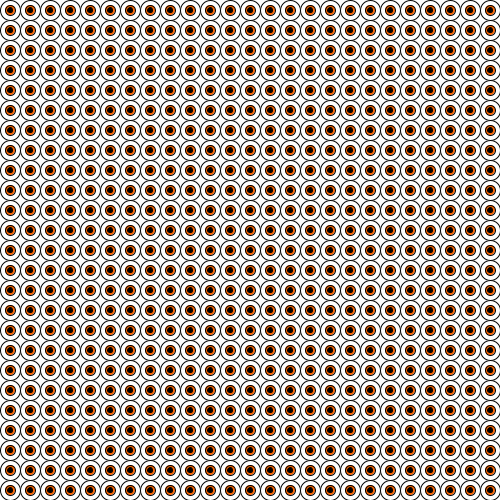
Frame 1 (no input)
Frame 60 (the mouse pressed at the canvas centre just before this capture): identical to frame 1, image omitted
Frame 120 (the mouse held since frame 60 and released just before this capture): identical to frame 1, image omitted

The Processing sketch that drew this single still picture (run headless with seeded random() and noise(); from frame 60 on, the mouse is pressed at the canvas centre):

// Processing sketch: processing_51714
// ── processing_51714.pde

//Mauricio Orantes
//Eyes Balls Exercise

int y;
int x;
// new set of commands for change of color 
int Irx;//Interruption for X
int Iry;//Interuption for Y
color value=#FF6600;

//setup here
void setup() {
  size(500, 500);
  smooth();
  //background(#000000);
  //x=400;
  //noLoop();//This will mess you up! DO NOT INCLUDE IF YOU WANT SOMETHING TO MOVE! 
}

//draw here

void draw() {
  
  
  background(255);
  fill(255);
  for (int x=10; x<500; x=x+20) {
    for (int y=10; y<500; y=y+20) {
      ellipse(x, y, 20, 20);//for the eyeballs
    }
  }
fill(value);
for (int x=10; x<500; x=x+20){
   for (int y=10; y<500; y=y+20){
     ellipse(x,y,10,10);//iris
  
   }
}
   fill(#000000);
   for (int x=10; x<500; x=x+20){
     for (int y=10; y<500; y=y+20){
       ellipse(x,y,5,5);//pupil
    }
}

 if(mouseX>=1 && mouseX<=500){
  println("X=" + mouseX); //prints the line for X
     if(mouseY >=1 && mouseY <=500){
        println("Y=" + mouseY); //print the line for Y
  }
  
  } else { println("you're not on the screen"); }
    
}// END OF DRAW
//}  // fill(#ffffff);
   //} attempting to get it to change color
 void mouseMoved() {
  value = value * 50;
  if (value <= #999933) {
    value = #FF6600;
  }
      }     
